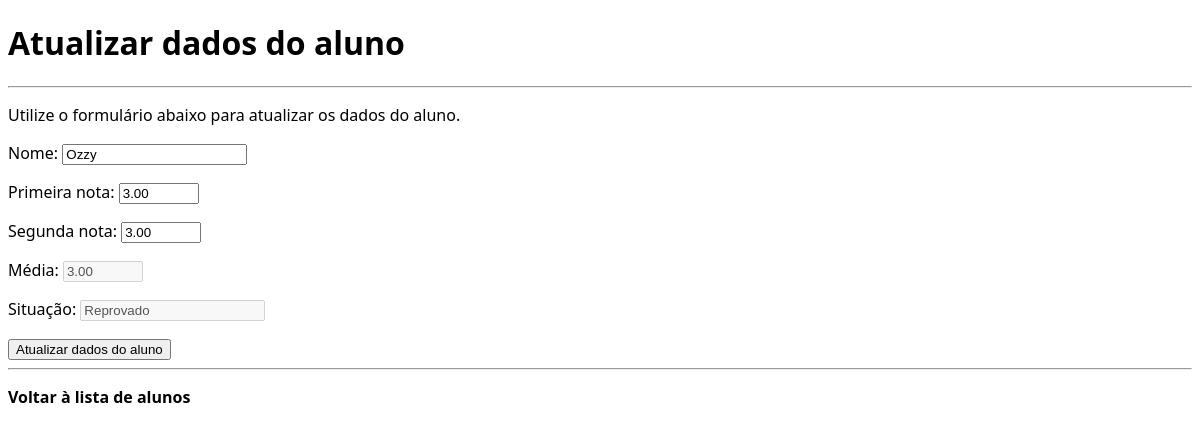
Screenshot of /alunos/atualizar.php?id=7 with the database file from the repository.
### tables this page shows
CREATE TABLE `alunos` (
  `id` int(11) NOT NULL,
  `nome` varchar(30) NOT NULL,
  `primeira` decimal(4,2) NOT NULL,
  `segunda` decimal(4,2) NOT NULL
);

### src/funcoes-alunos.php (called while the page is built, shortened)
<?php
function lerUmAluno(PDO $conexao, int $id):array {
    $sql = "SELECT *, CAST(((primeira + segunda) /2) AS DEC(4,2)) media FROM alunos WHERE id = :id";
    try {
        $consulta = $conexao->prepare($sql);
        $consulta->bindValue(":id", $id, PDO::PARAM_INT);
        $consulta->execute();
        $resultado = $consulta->fetch(PDO::FETCH_ASSOC);
    } catch (Exception $erro) {
        die("Erro ao carregar: ".$erro->getMessage());
    }
    return $resultado;
}

### alunos/atualizar.php (the view, shortened to what this page needs)
<?php
require_once "../src/funcoes-alunos.php";
$id = filter_input(INPUT_GET, "id", FILTER_SANITIZE_NUMBER_INT);
$aluno = lerUmAluno($conexao, $id);
?>
<!DOCTYPE html>
<html lang="pt-br">
<head>
<link href="../css/style.css" rel="stylesheet">
</head>
<body>
<div class="container">
    <h1>Atualizar dados do aluno </h1>
    <hr>
    <p>Utilize o formulário abaixo para atualizar os dados do aluno.</p>
    <form action="#" method="post">
	    <p><label for="nome">Nome:</label>
	    <input value="<?=$aluno['nome']?>" type="text" name="nome" id="nome" required></p>
        <p><label for="primeira">Primeira nota:</label>
	    <input value="<?=$aluno['primeira']?>" name="primeira" type="number" id="primeira" step="0.01" min="0.00" max="10.00" required></p>
	    <p><label for="segunda">Segunda nota:</label>
	    <input value="<?=$aluno['segunda']?>" name="segunda" type="number" id="segunda" step="0.01" min="0.00" max="10.00" required></p>
        <p>
        <?php
        if ($aluno['media'] >= 7) {
            $situacao = "Aprovado";
        } elseif ($aluno['media'] >= 5) {
            $situacao = "Recuperação";
        } else {
            $situacao = "Reprovado";
        }
        ?>
        <p>
            <label for="media">Média:</label>
            <input name="media" value="<?=$aluno['media']?>" type="number" id="media" step="0.01" min="0.00" max="10.00" readonly disabled>
        </p>
        <p>
            <label for="situacao">Situação:</label>
	        <input type="text" value="<?=$situacao?>" name="situacao" id="situacao" readonly disabled>
        </p>
        <button name="atualizar-dados">Atualizar dados do aluno</button>
	</form>
    <hr>
    <p><a href="visualizar.php">Voltar à lista de alunos</a></p>
</div>
</body>
</html>

### css/style.css (style rules this page uses)
* { box-sizing: border-box; }
html { font-size: 16px; }
body { font-family: "Segoe UI", Arial, sans-serif; }
.container { max-width: 1200px; width: 100%; margin: auto; }
a { color: black; font-weight: bold; text-decoration: none; font-size: 1rem; }

### rows the page displays
alunos: nome "Ozzy", primeira "3.00", segunda "3.00"
